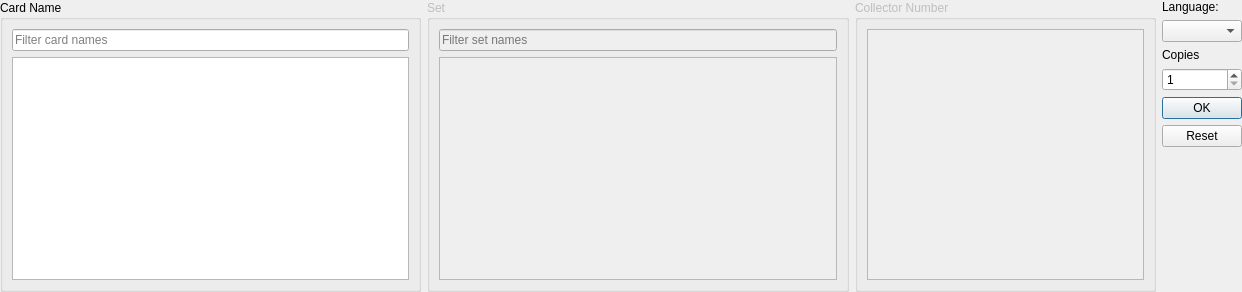
<?xml version="1.0" encoding="UTF-8"?>
<ui version="4.0">
 <class>AddCardWidget_Horizontal</class>
 <widget class="QWidget" name="AddCardWidget_Horizontal">
  <property name="geometry">
   <rect>
    <x>0</x>
    <y>0</y>
    <width>1242</width>
    <height>292</height>
   </rect>
  </property>
  <layout class="QGridLayout" name="gridLayout">
   <property name="leftMargin">
    <number>0</number>
   </property>
   <property name="topMargin">
    <number>0</number>
   </property>
   <property name="rightMargin">
    <number>0</number>
   </property>
   <property name="bottomMargin">
    <number>0</number>
   </property>
   <item row="7" column="5">
    <widget class="QLabel" name="language_label">
     <property name="sizePolicy">
      <sizepolicy hsizetype="Preferred" vsizetype="Fixed">
       <horstretch>0</horstretch>
       <verstretch>0</verstretch>
      </sizepolicy>
     </property>
     <property name="text">
      <string>Language:</string>
     </property>
     <property name="buddy">
      <cstring>language_combo_box</cstring>
     </property>
    </widget>
   </item>
   <item row="7" column="1" rowspan="9">
    <widget class="QGroupBox" name="card_name_box">
     <property name="sizePolicy">
      <sizepolicy hsizetype="Expanding" vsizetype="Preferred">
       <horstretch>7</horstretch>
       <verstretch>0</verstretch>
      </sizepolicy>
     </property>
     <property name="title">
      <string>Card Name</string>
     </property>
     <layout class="QVBoxLayout" name="verticalLayout">
      <item>
       <widget class="QLineEdit" name="card_name_filter">
        <property name="toolTip">
         <string>Filter the list below. Use  % (Percent signs) as wildcards matching any number of characters.</string>
        </property>
        <property name="placeholderText">
         <string>Filter card names</string>
        </property>
        <property name="clearButtonEnabled">
         <bool>true</bool>
        </property>
       </widget>
      </item>
      <item>
       <widget class="QListView" name="card_name_list">
        <property name="toolTip">
         <string>The filtered list of card names in the currently selected language. Click on an entry to select it and choose a printing.</string>
        </property>
        <property name="editTriggers">
         <set>QAbstractItemView::NoEditTriggers</set>
        </property>
        <property name="alternatingRowColors">
         <bool>true</bool>
        </property>
       </widget>
      </item>
     </layout>
    </widget>
   </item>
   <item row="7" column="2" rowspan="9">
    <widget class="QGroupBox" name="set_name_box">
     <property name="enabled">
      <bool>false</bool>
     </property>
     <property name="sizePolicy">
      <sizepolicy hsizetype="Expanding" vsizetype="Preferred">
       <horstretch>7</horstretch>
       <verstretch>0</verstretch>
      </sizepolicy>
     </property>
     <property name="toolTip">
      <string>The sets in which the currently selected card was printed.</string>
     </property>
     <property name="title">
      <string>Set</string>
     </property>
     <layout class="QVBoxLayout" name="verticalLayout_2">
      <item>
       <widget class="QLineEdit" name="set_name_filter">
        <property name="placeholderText">
         <string>Filter set names</string>
        </property>
        <property name="clearButtonEnabled">
         <bool>true</bool>
        </property>
       </widget>
      </item>
      <item>
       <widget class="QListView" name="set_name_list">
        <property name="editTriggers">
         <set>QAbstractItemView::NoEditTriggers</set>
        </property>
        <property name="alternatingRowColors">
         <bool>true</bool>
        </property>
       </widget>
      </item>
     </layout>
    </widget>
   </item>
   <item row="7" column="3" rowspan="9">
    <widget class="QGroupBox" name="collector_number_box">
     <property name="enabled">
      <bool>false</bool>
     </property>
     <property name="sizePolicy">
      <sizepolicy hsizetype="Expanding" vsizetype="Preferred">
       <horstretch>5</horstretch>
       <verstretch>0</verstretch>
      </sizepolicy>
     </property>
     <property name="title">
      <string>Collector Number</string>
     </property>
     <layout class="QVBoxLayout" name="verticalLayout_3">
      <item>
       <widget class="QListView" name="collector_number_list">
        <property name="editTriggers">
         <set>QAbstractItemView::NoEditTriggers</set>
        </property>
        <property name="alternatingRowColors">
         <bool>true</bool>
        </property>
       </widget>
      </item>
     </layout>
    </widget>
   </item>
   <item row="8" column="5">
    <widget class="QComboBox" name="language_combo_box"/>
   </item>
   <item row="9" column="5">
    <widget class="QLabel" name="copies_label">
     <property name="sizePolicy">
      <sizepolicy hsizetype="Preferred" vsizetype="Fixed">
       <horstretch>0</horstretch>
       <verstretch>0</verstretch>
      </sizepolicy>
     </property>
     <property name="text">
      <string>Copies</string>
     </property>
     <property name="buddy">
      <cstring>copies_input</cstring>
     </property>
    </widget>
   </item>
   <item row="10" column="5">
    <widget class="QSpinBox" name="copies_input">
     <property name="minimum">
      <number>1</number>
     </property>
    </widget>
   </item>
   <item row="11" column="5" rowspan="5">
    <widget class="QDialogButtonBox" name="button_box">
     <property name="sizePolicy">
      <sizepolicy hsizetype="Fixed" vsizetype="Expanding">
       <horstretch>0</horstretch>
       <verstretch>0</verstretch>
      </sizepolicy>
     </property>
     <property name="orientation">
      <enum>Qt::Vertical</enum>
     </property>
     <property name="standardButtons">
      <set>QDialogButtonBox::Ok|QDialogButtonBox::Reset</set>
     </property>
    </widget>
   </item>
  </layout>
 </widget>
 <tabstops>
  <tabstop>card_name_filter</tabstop>
  <tabstop>card_name_list</tabstop>
  <tabstop>set_name_filter</tabstop>
  <tabstop>set_name_list</tabstop>
  <tabstop>collector_number_list</tabstop>
  <tabstop>language_combo_box</tabstop>
  <tabstop>copies_input</tabstop>
 </tabstops>
 <resources/>
 <connections/>
</ui>
